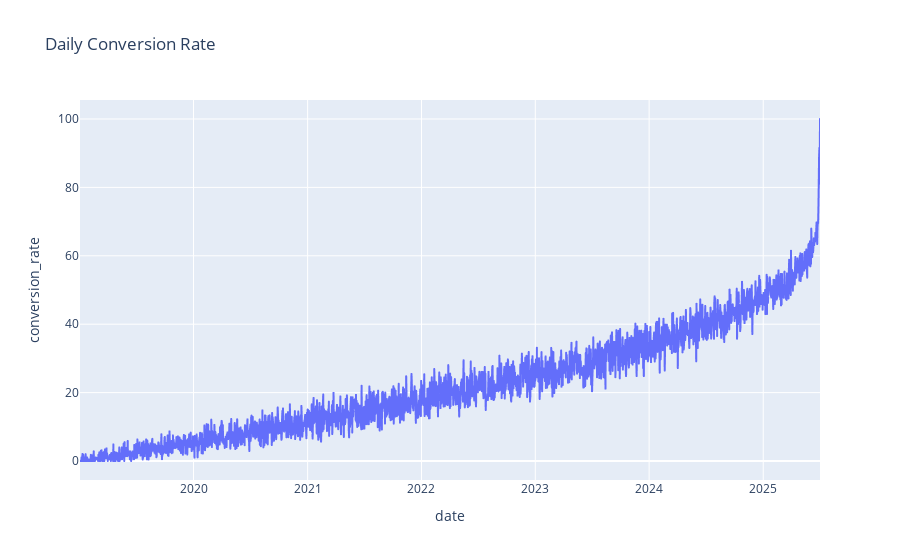

Notebook code cell kept with this figure:
### Markdown cell above
Visualize the data

### Code cell
daily_stats = dat.groupby('date').agg(
    total_sessions=('session_id', 'count'),
    purchases=('purchase_order', lambda x: x.notna().sum())
).reset_index()
daily_stats['conversion_rate'] = (daily_stats['purchases'] / daily_stats['total_sessions']) * 100


fig_daily = px.line(daily_stats, x='date', y='conversion_rate', 
                     title='Daily Conversion Rate')
fig_daily.show();

### Figure 1 — Plotly figure (JSON) as saved in the notebook; plotly's stock layout.template omitted (floating-point values rounded to 4 significant figures; data arrays with more than 128 entries replaced by an {"elided": "..."} marker saying what was removed)
{"data": [{"hovertemplate": "date=%{x}<br>conversion_rate=%{y}<extra></extra>", "legendgroup": "", "line": {"color": "#636efa", "dash": "solid"}, "marker": {"symbol": "circle"}, "mode": "lines", "name": "", "showlegend": false, "type": "scattergl", "x": {"elided": "2374 str values"}, "xaxis": "x", "y": {"elided": "2374 float values"}, "yaxis": "y"}], "layout": {"legend": {"tracegroupgap": 0}, "title": {"text": "Daily Conversion Rate"}, "xaxis": {"anchor": "y", "domain": [0, 1], "title": {"text": "date"}}, "yaxis": {"anchor": "x", "domain": [0, 1], "title": {"text": "conversion_rate"}}}}
